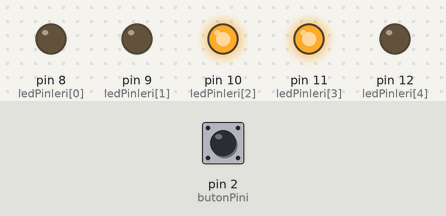
This sketch was run on a simulated Arduino Uno, built with avr-gcc and run on an emulated ATmega328P. Parts: output pins drawn as LEDs (lit = HIGH). The test bench sets the inputs (shaded band); at power-on: pin 2 (butonPini) HIGH.

Above: at 1.2 s.
1.3 s: pin 2 (butonPini) pulled LOW for 0.15 s
At 2.4 s:
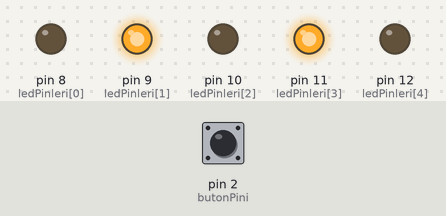
At 4.7 s:
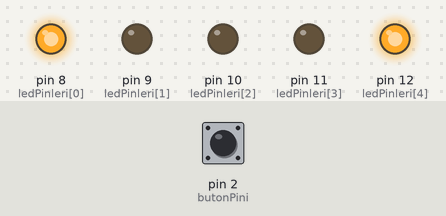
Timing chart, 0 to 12.7 s (numbered marks = the images above; inputs shaded):
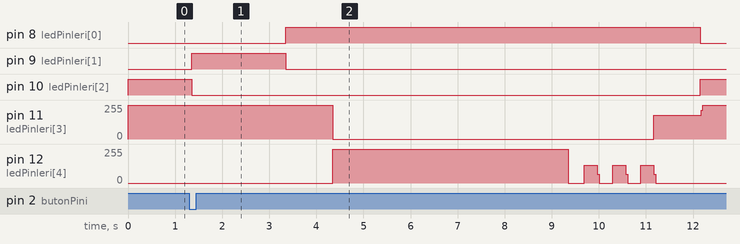

The sketch:

p21_titresim_50.ino
```cpp
const byte ledPinleri[5] = {8, 9, 10, 11, 12};
const byte butonPini = 2;
const byte durumSayisi = 5;
const byte yanipFazSayisi = 6;
const unsigned long hazirlikMs = 2000;
const unsigned long tumuKirmiziMs = 1000;
const unsigned long yayaMs = 5000;
const unsigned long yanipSonmeMs = 300;
const unsigned long titresimMs = 50;
const unsigned long yanipBitisMs = yanipFazSayisi * yanipSonmeMs;
const byte isiklar[5][5] = {
  {0,0,1,1,0}, {0,1,0,1,0}, {1,0,0,1,0},
  {1,0,0,0,1}, {1,0,0,0,0}
};
const unsigned long sureler[5] = {
  0, hazirlikMs, tumuKirmiziMs, yayaMs, yanipBitisMs + tumuKirmiziMs
};
byte durum = 0;
bool sonHam = HIGH;
bool kararli = HIGH;
bool yenidenHazir = false;
unsigned long sonDegisim = 0;
unsigned long durumBaslangici = 0;

void isikGoster(unsigned long simdi) {
  for (byte sira = 0; sira < 5; sira++)
    digitalWrite(ledPinleri[sira], isiklar[durum][sira]);
  if (durum == 4) {
    unsigned long gecen = simdi - durumBaslangici;
    bool yaniyor = gecen < yanipBitisMs && (gecen / yanipSonmeMs) % 2 == 1;
    digitalWrite(ledPinleri[4], yaniyor);
    digitalWrite(ledPinleri[3], gecen >= yanipBitisMs);
  }
}

void setup() {
  for (byte sira = 0; sira < 5; sira++)
    pinMode(ledPinleri[sira], OUTPUT);
  pinMode(butonPini, INPUT_PULLUP);
  sonHam = digitalRead(butonPini);
  kararli = sonHam;
  sonDegisim = millis();
  isikGoster(sonDegisim);
}

void loop() {
  unsigned long simdi = millis();
  bool ham = digitalRead(butonPini);
  if (ham != sonHam) {
    sonDegisim = simdi;
    sonHam = ham;
  }
  if (simdi - sonDegisim >= titresimMs) {
    kararli = ham;
    if (durum == 0 && kararli == HIGH) yenidenHazir = true;
    if (durum == 0 && kararli == LOW && yenidenHazir) {
      yenidenHazir = false;
      durum = 1;
      durumBaslangici = simdi;
    }
  }
  if (durum > 0 && simdi - durumBaslangici >= sureler[durum]) {
    durum++;
    if (durum == durumSayisi) durum = 0;
    durumBaslangici = simdi;
  }
  isikGoster(simdi);
}
```

Measured:
- after the input at 1.3 s, pin 8 (ledPinleri[0]): LOW → HIGH after 2.0 s, → LOW 8.8 s later; pin 9 (ledPinleri[1]): LOW → HIGH after 0.05 s, → LOW 2.0 s later
